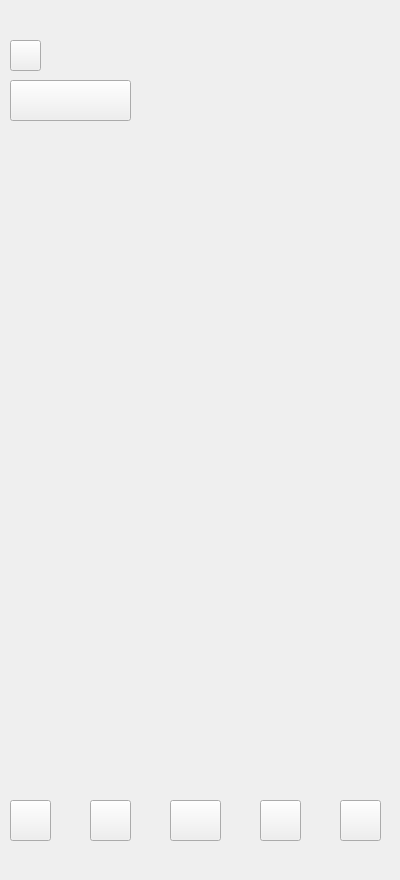
    <widget class="QWidget" name="page_25">
     <widget class="QLabel" name="label_25">
      <property name="geometry">
       <rect>
        <x>0</x>
        <y>-10</y>
        <width>391</width>
        <height>871</height>
       </rect>
      </property>
      <property name="text">
       <string/>
      </property>
      <property name="pixmap">
       <pixmap resource="resources.qrc">:/images/images/Ruffles following.png</pixmap>
      </property>
     </widget>
     <widget class="QPushButton" name="pushButton_86">
      <property name="geometry">
       <rect>
        <x>10</x>
        <y>40</y>
        <width>31</width>
        <height>31</height>
       </rect>
      </property>
      <property name="text">
       <string/>
      </property>
     </widget>
     <widget class="QPushButton" name="pushButton_87">
      <property name="geometry">
       <rect>
        <x>10</x>
        <y>80</y>
        <width>121</width>
        <height>41</height>
       </rect>
      </property>
      <property name="text">
       <string/>
      </property>
     </widget>
     <widget class="QPushButton" name="pushButton_88">
      <property name="geometry">
       <rect>
        <x>10</x>
        <y>800</y>
        <width>41</width>
        <height>41</height>
       </rect>
      </property>
      <property name="text">
       <string/>
      </property>
     </widget>
     <widget class="QPushButton" name="pushButton_89">
      <property name="geometry">
       <rect>
        <x>90</x>
        <y>800</y>
        <width>41</width>
        <height>41</height>
       </rect>
      </property>
      <property name="text">
       <string/>
      </property>
     </widget>
     <widget class="QPushButton" name="pushButton_90">
      <property name="geometry">
       <rect>
        <x>170</x>
        <y>800</y>
        <width>51</width>
        <height>41</height>
       </rect>
      </property>
      <property name="text">
       <string/>
      </property>
     </widget>
     <widget class="QPushButton" name="pushButton_91">
      <property name="geometry">
       <rect>
        <x>260</x>
        <y>800</y>
        <width>41</width>
        <height>41</height>
       </rect>
      </property>
      <property name="text">
       <string/>
      </property>
     </widget>
     <widget class="QPushButton" name="pushButton_92">
      <property name="geometry">
       <rect>
        <x>340</x>
        <y>800</y>
        <width>41</width>
        <height>41</height>
       </rect>
      </property>
      <property name="text">
       <string/>
      </property>
     </widget>
    </widget>
